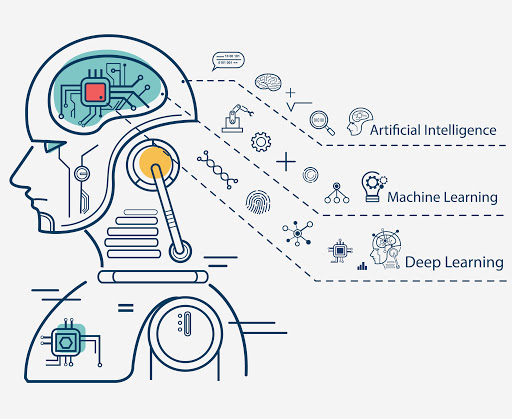
#> input picture Resources/ml.jpg, 512 x 419 px
$ python join_images_chap6.py
#> lines starting #> are read from the running program, lines starting #| are printed output that depends on the picture
import cv2
import numpy as np

img = cv2.imread("Resources/ml.jpg")
#> img is the input picture: shape (419, 512, 3); mean B, G, R 231.5, 229.3, 225.7

# hstack to show images horizontally
imgHor = np.hstack((img, img, img))
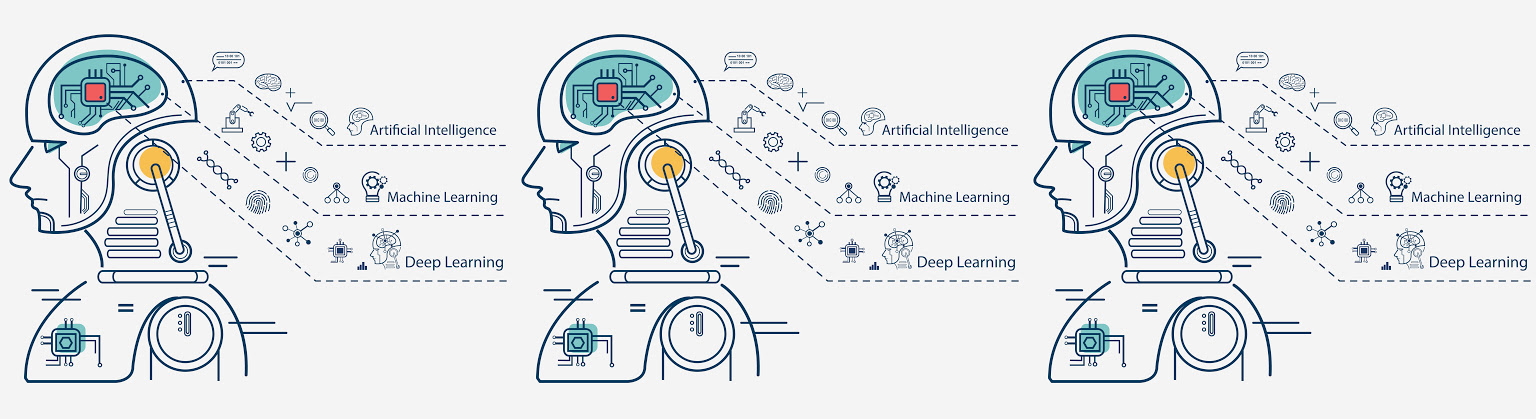
#> imgHor: shape (419, 1536, 3); mean B, G, R 231.5, 229.3, 225.7

# vstack to show images vertical
imgVer = np.vstack((img, img))
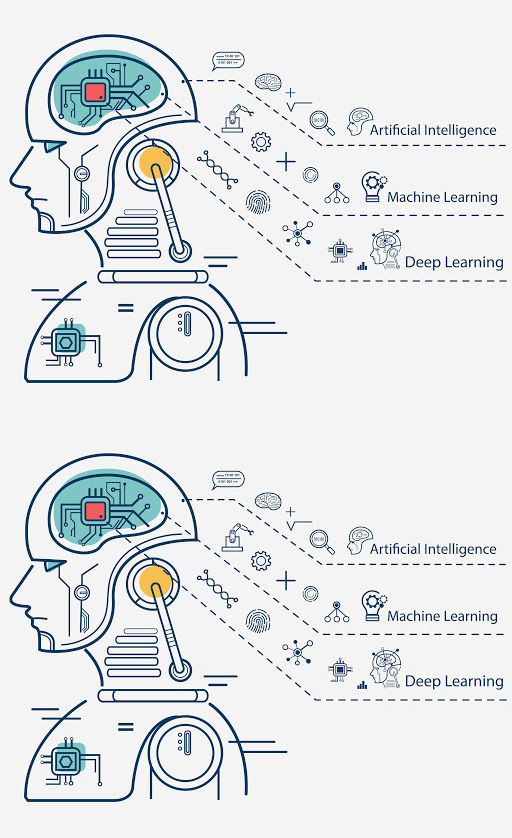
#> imgVer: shape (838, 512, 3); mean B, G, R 231.5, 229.3, 225.7

cv2.imshow("Horizontal", imgHor)
cv2.imshow("Vertical", imgVer)
cv2.waitKey(0)
